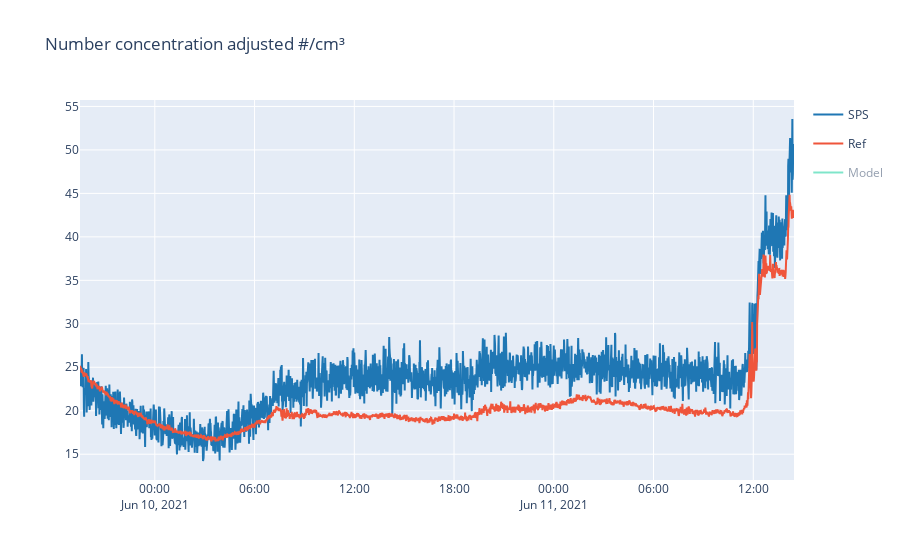

Here is the notebook cell this chart was saved with:
### Code cell
fig = make_subplots(rows=1,cols=1,shared_xaxes=True)
PM10_COLOR = '#1f77b4'
PM2_COLOR = '#d62728'
fig.add_trace(go.Scatter(x=num.index,y=num['spsPM10'],name='SPS',legendgroup='group1',line_color=PM10_COLOR),row=1,col=1)
fig.add_trace(go.Scatter(x=num.index,y=num['opsPM10'],name='Ref'),row=1,col=1)
fig.add_trace(go.Scatter(x=num.index,y=lm(num['adjPM10'],a,b),name='Model'),row=1,col=1)


fig.update_layout(title='Number concentration adjusted #/cm³')
fig.show()

### Figure 1 — Plotly figure (JSON) as saved in the notebook; plotly's stock layout.template omitted (floating-point values rounded to 4 significant figures; data arrays with more than 128 entries replaced by an {"elided": "..."} marker saying what was removed)
{"data": [{"legendgroup": "group1", "line": {"color": "#1f77b4"}, "name": "SPS", "type": "scatter", "visible": true, "x": {"elided": "2578 str values"}, "xaxis": "x", "y": {"elided": "2578 float values"}, "yaxis": "y"}, {"name": "Ref", "type": "scatter", "visible": true, "x": {"elided": "2578 str values"}, "xaxis": "x", "y": {"elided": "2578 float values"}, "yaxis": "y"}, {"name": "Model", "type": "scatter", "visible": "legendonly", "x": {"elided": "2578 str values"}, "xaxis": "x", "y": {"elided": "2578 float values"}, "yaxis": "y"}], "layout": {"autosize": true, "title": {"text": "Number concentration adjusted #/cm³"}, "xaxis": {"anchor": "y", "autorange": true, "domain": [0, 1], "range": ["2021-06-09 19:30", "2021-06-11 14:27"], "type": "date"}, "yaxis": {"anchor": "x", "autorange": true, "domain": [0, 1], "range": [12.03, 55.74], "type": "linear"}}}
